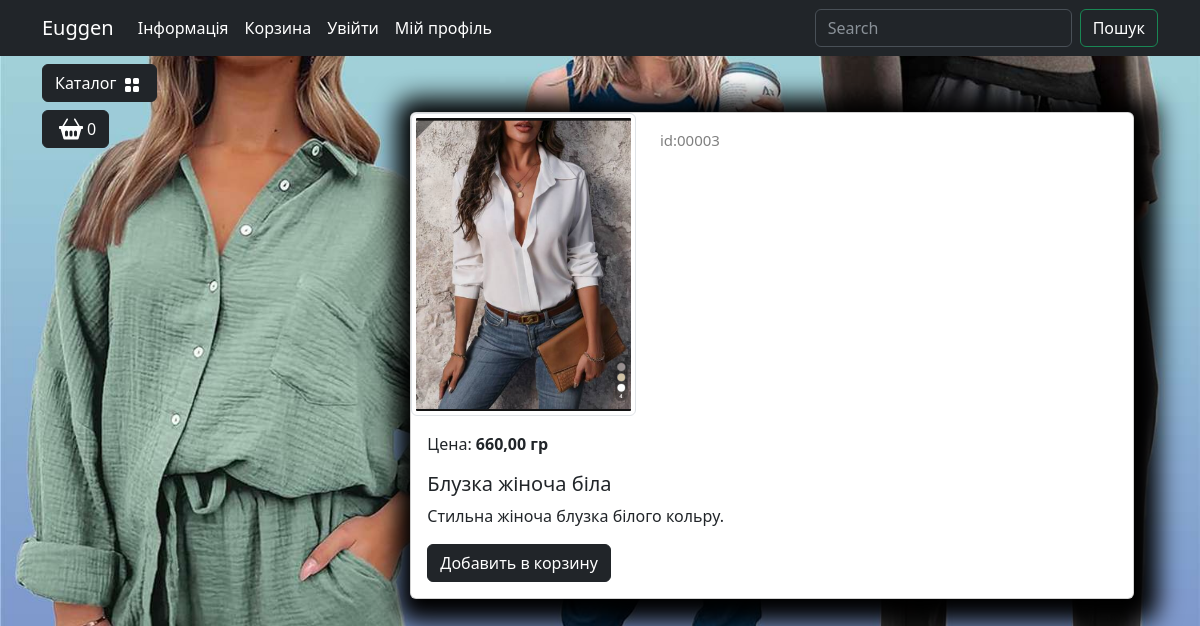
Page /catalog/product/bluzka-zhinocha-bila/ on the committed database.
### goods/models.py (models this page shows, shortened)
class Products(models.Model):
    name = models.CharField(
        max_length=150, unique=True, verbose_name="Назва товару"
    )
    slug = models.SlugField(
        max_length=250, unique=True, blank=True, null=True, verbose_name="URL товару"
    )
    description = models.TextField(blank=True, null=True, verbose_name="Опис")
    img = models.ImageField(
        upload_to="goods_images", blank=True, null=True, verbose_name="Зображення"
    )
    price = models.DecimalField(
        default=0.00, max_digits=6, decimal_places=2, verbose_name="Ціна"
    )
    discount = models.DecimalField(
        default=0, max_digits=4, decimal_places=2, verbose_name="Скидка"
    )
    quantity = models.PositiveIntegerField(default=0, verbose_name="Кількість")
    category = models.ForeignKey(
        to=Categories, on_delete=models.CASCADE, verbose_name="Категорія"
    )
    class Meta:
        db_table = "products"
        verbose_name = "Товар"
        verbose_name_plural = "Товари"
    def show_id(self):
        return f"{self.id:05}"
    def end_price(self):
        if self.discount:
            return round(self.price * (1-self.discount/100),2)
        return self.price

### goods/views.py (the view)
# urls.py: path('product/<slug:product_slug>/',views.product,name='product')
def product(request,product_slug):
    product=Products.objects.get(slug=product_slug)
    context = {
        "product": product,
    }
    return render(request, "goods/product.html", context)

### goods/templatetags/goods_tags.py (called while the page is built)
@register.simple_tag()
def tag_categories():
    return Categories.objects.all()

### goods/templates/goods/product.html (shortened to what this page needs)
{% extends "main/base.html" %}
{% load static %}
{% block content %}
        <div class="container">
            <div class="row mt-1">
                <div class="col-lg-2">
                </div>
                <div class="col-lg-10">
                    <div class="container mt-5">
                        <div class="card mb-4 custom-shadow">
                            <div class="row">
                                <div class="col-md-4">
                                    <img src="{{ product.img.url }}"
                                        class="img-thumbnail" data-bs-toggle="modal" data-bs-target="#imageModal1">
                                </div>
                                <div class="col-md-4 ">
                                    <p class="product_id mt-3">id:{{product.show_id}}</p>
                                </div>
                            </div>
                            <div class="card-body">
                                <p class="card-text">Цена: <strong>{{product.end_price}} гр</strong></p>
                                <h5 class="card-title">{{ product.name }}</h5>
                                <p class="card-text">{{ product.description }}</p>
                                <a href="#" class="btn btn-dark add-to-cart">Добавить в корзину</a>
                            </div>
                        </div>
                    </div>
                </div>
            </div>
        </div>
{% endblock %}

### static/deps/css/my_css.css (style rules this page uses)
body { background-image: url("../images/bg-image.jpg"); background-repeat: no-repeat; background-attachment: fixed; background-position: center center; background-size: cover; height: 100%; }
.custom-shadow { box-shadow: 5px 5px 25px 19px #000000; }
.product_id { color: gray; font-size: 15px; }

### rows in the picture
Products: img (picture), show_id "00003", end_price "660,00", name "Блузка жіноча біла", description "Стильна жіноча блузка білого кольру."
